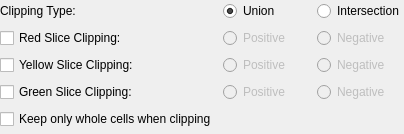
<?xml version="1.0" encoding="UTF-8"?>
<ui version="4.0">
 <class>qDMMLClipNodeWidget</class>
 <widget class="QWidget" name="qDMMLClipNodeWidget">
  <property name="geometry">
   <rect>
    <x>0</x>
    <y>0</y>
    <width>404</width>
    <height>134</height>
   </rect>
  </property>
  <property name="windowTitle">
   <string>Clip</string>
  </property>
  <layout class="QGridLayout" name="gridLayout">
   <property name="margin">
    <number>0</number>
   </property>
   <item row="0" column="0">
    <widget class="QLabel" name="ClippingTypeLabel">
     <property name="text">
      <string>Clipping Type:</string>
     </property>
     <property name="toolTip">
       <string>When more than one slice plane is used, this option controls if it's the union or intersection of the positive and/or negative spaces that is used to clip the model. The parts of the model inside the selected space is kept, parts outside of the selection are clipped away.</string>
     </property>
    </widget>
   </item>
   <item row="0" column="1">
    <widget class="QRadioButton" name="UnionRadioButton">
     <property name="text">
      <string>Union</string>
     </property>
     <property name="icon">
      <iconset resource="../qDMMLWidgets.qrc">
       <normaloff>:/Icons/ClippingUnion.png</normaloff>:/Icons/ClippingUnion.png</iconset>
     </property>
     <property name="checked">
      <bool>true</bool>
     </property>
     <property name="toolTip">
       <string>Use the union of the positive and/or negative spaces defined by the slice planes to clip the model.</string>
     </property>
    </widget>
   </item>
   <item row="0" column="2">
    <widget class="QRadioButton" name="IntersectionRadioButton">
     <property name="text">
      <string>Intersection</string>
     </property>
     <property name="icon">
      <iconset resource="../qDMMLWidgets.qrc">
       <normaloff>:/Icons/ClippingIntersection.png</normaloff>:/Icons/ClippingIntersection.png</iconset>
     </property>
     <property name="toolTip">
      <string>Use the intersection of the positive and/or negative spaces defined by the slice planes to clip the model.</string>
     </property>
    </widget>
   </item>
   <item row="1" column="0">
    <widget class="QCheckBox" name="RedSliceClippingCheckBox">
     <property name="text">
      <string>Red Slice Clipping:</string>
     </property>
     <property name="toolTip">
      <string>Use the positive or negative space defined by the Red slice plane to clip the model. Positive side is toward the Superior, negative is toward the Inferior. Keeps the part of the model in the selected space, clips away the rest.</string>
     </property>
    </widget>
   </item>
   <item row="1" column="1">
    <widget class="QRadioButton" name="RedPositiveRadioButton">
     <property name="enabled">
      <bool>false</bool>
     </property>
     <property name="text">
      <string>Positive</string>
     </property>
     <property name="icon">
      <iconset resource="../qDMMLWidgets.qrc">
       <normaloff>:/Icons/RedSpacePositive.png</normaloff>:/Icons/RedSpacePositive.png</iconset>
     </property>
     <property name="toolTip">
      <string>Keep the parts of the model that are inside the positive space, toward the Superior (head), defined by the Red slice plane.</string>
     </property>
    </widget>
   </item>
   <item row="1" column="2">
    <widget class="QRadioButton" name="RedNegativeRadioButton">
     <property name="enabled">
      <bool>false</bool>
     </property>
     <property name="text">
      <string>Negative</string>
     </property>
     <property name="icon">
      <iconset resource="../qDMMLWidgets.qrc">
       <normaloff>:/Icons/RedSpaceNegative.png</normaloff>:/Icons/RedSpaceNegative.png</iconset>
     </property>
     <property name="toolTip">
      <string>Keep the parts of the model that are inside of the negative space, toward the Inferior (feet), defined by the Red slice plane.</string>
     </property>
    </widget>
   </item>
   <item row="2" column="0">
    <widget class="QCheckBox" name="YellowSliceClippingCheckBox">
     <property name="text">
      <string>Yellow Slice Clipping:</string>
     </property>
     <property name="toolTip">
      <string>Use the positive or negative space defined by the Yellow slice plane to clip the model. Positive side is toward the Right, negative is toward the Left. Keeps the part of the model in the selected space, clips away the rest.</string>
     </property>
    </widget>
   </item>
   <item row="2" column="1">
    <widget class="QRadioButton" name="YellowPositiveRadioButton">
     <property name="enabled">
      <bool>false</bool>
     </property>
     <property name="text">
      <string>Positive</string>
     </property>
     <property name="icon">
      <iconset resource="../qDMMLWidgets.qrc">
       <normaloff>:/Icons/YellowSpacePositive.png</normaloff>:/Icons/YellowSpacePositive.png</iconset>
     </property>
     <property name="toolTip">
      <string>Keep the parts of the model that are inside of the positive space, toward the Right, defined by the Yellow slice plane.</string>
     </property>
    </widget>
   </item>
   <item row="2" column="2">
    <widget class="QRadioButton" name="YellowNegativeRadioButton">
     <property name="enabled">
      <bool>false</bool>
     </property>
     <property name="text">
      <string>Negative</string>
     </property>
     <property name="icon">
      <iconset resource="../qDMMLWidgets.qrc">
       <normaloff>:/Icons/YellowSpaceNegative.png</normaloff>:/Icons/YellowSpaceNegative.png</iconset>
     </property>
     <property name="toolTip">
      <string>Keep the parts of the model that are inside of the negative space, toward the Left, defined by the Yellow slice plane .</string>
     </property>
    </widget>
   </item>
   <item row="3" column="0">
    <widget class="QCheckBox" name="GreenSliceClippingCheckBox">
     <property name="text">
      <string>Green Slice Clipping:</string>
     </property>
     <property name="toolTip">
      <string>Use the positive or negative space defined by the Green slice plane to clip the model. Positive side is toward the Anterior, negative is toward the Posterior. Keeps the part of the model in the selected space, clips away the rest.</string>
     </property>
    </widget>
   </item>
   <item row="3" column="1">
    <widget class="QRadioButton" name="GreenPositiveRadioButton">
     <property name="enabled">
      <bool>false</bool>
     </property>
     <property name="text">
      <string>Positive</string>
     </property>
     <property name="icon">
      <iconset resource="../qDMMLWidgets.qrc">
       <normaloff>:/Icons/GreenSpacePositive.png</normaloff>:/Icons/GreenSpacePositive.png</iconset>
     </property>
     <property name="toolTip">
      <string>Keep the parts of the model that are inside of the positive space, toward the Anterior (front), defined by the Green slice plane.</string>
     </property>
    </widget>
   </item>
   <item row="3" column="2">
    <widget class="QRadioButton" name="GreenNegativeRadioButton">
     <property name="enabled">
      <bool>false</bool>
     </property>
     <property name="text">
      <string>Negative</string>
     </property>
     <property name="icon">
      <iconset resource="../qDMMLWidgets.qrc">
       <normaloff>:/Icons/GreenSpaceNegative.png</normaloff>:/Icons/GreenSpaceNegative.png</iconset>
     </property>
     <property name="toolTip">
      <string>Keep the parts of the model that are inside of the negative space, toward the Posterior (back), defined by the Green slice plane.</string>
     </property>
    </widget>
   </item>
   <item row="4" column="0">
    <widget class="QCheckBox" name="WholeCellClippingCheckBox">
      <property name="checked">
        <bool>false</bool>
      </property>
      <property name="text">
      <string>Keep only whole cells when clipping</string>
     </property>
     <property name="toolTip">
      <string>Keep only whole cells when clipping</string>
     </property>
    </widget>
   </item>
  </layout>
 </widget>
 <resources>
  <include location="../qDMMLWidgets.qrc"/>
 </resources>
 <connections>
  <connection>
   <sender>RedSliceClippingCheckBox</sender>
   <signal>toggled(bool)</signal>
   <receiver>RedPositiveRadioButton</receiver>
   <slot>setEnabled(bool)</slot>
   <hints>
    <hint type="sourcelabel">
     <x>99</x>
     <y>63</y>
    </hint>
    <hint type="destinationlabel">
     <x>236</x>
     <y>62</y>
    </hint>
   </hints>
  </connection>
  <connection>
   <sender>RedSliceClippingCheckBox</sender>
   <signal>toggled(bool)</signal>
   <receiver>RedNegativeRadioButton</receiver>
   <slot>setEnabled(bool)</slot>
   <hints>
    <hint type="sourcelabel">
     <x>62</x>
     <y>59</y>
    </hint>
    <hint type="destinationlabel">
     <x>343</x>
     <y>57</y>
    </hint>
   </hints>
  </connection>
  <connection>
   <sender>YellowSliceClippingCheckBox</sender>
   <signal>toggled(bool)</signal>
   <receiver>YellowPositiveRadioButton</receiver>
   <slot>setEnabled(bool)</slot>
   <hints>
    <hint type="sourcelabel">
     <x>28</x>
     <y>92</y>
    </hint>
    <hint type="destinationlabel">
     <x>197</x>
     <y>98</y>
    </hint>
   </hints>
  </connection>
  <connection>
   <sender>YellowSliceClippingCheckBox</sender>
   <signal>toggled(bool)</signal>
   <receiver>YellowNegativeRadioButton</receiver>
   <slot>setEnabled(bool)</slot>
   <hints>
    <hint type="sourcelabel">
     <x>54</x>
     <y>93</y>
    </hint>
    <hint type="destinationlabel">
     <x>321</x>
     <y>99</y>
    </hint>
   </hints>
  </connection>
  <connection>
   <sender>GreenSliceClippingCheckBox</sender>
   <signal>toggled(bool)</signal>
   <receiver>GreenPositiveRadioButton</receiver>
   <slot>setEnabled(bool)</slot>
   <hints>
    <hint type="sourcelabel">
     <x>103</x>
     <y>130</y>
    </hint>
    <hint type="destinationlabel">
     <x>197</x>
     <y>131</y>
    </hint>
   </hints>
  </connection>
  <connection>
   <sender>GreenSliceClippingCheckBox</sender>
   <signal>toggled(bool)</signal>
   <receiver>GreenNegativeRadioButton</receiver>
   <slot>setEnabled(bool)</slot>
   <hints>
    <hint type="sourcelabel">
     <x>62</x>
     <y>125</y>
    </hint>
    <hint type="destinationlabel">
     <x>368</x>
     <y>127</y>
    </hint>
   </hints>
  </connection>
 </connections>
</ui>
